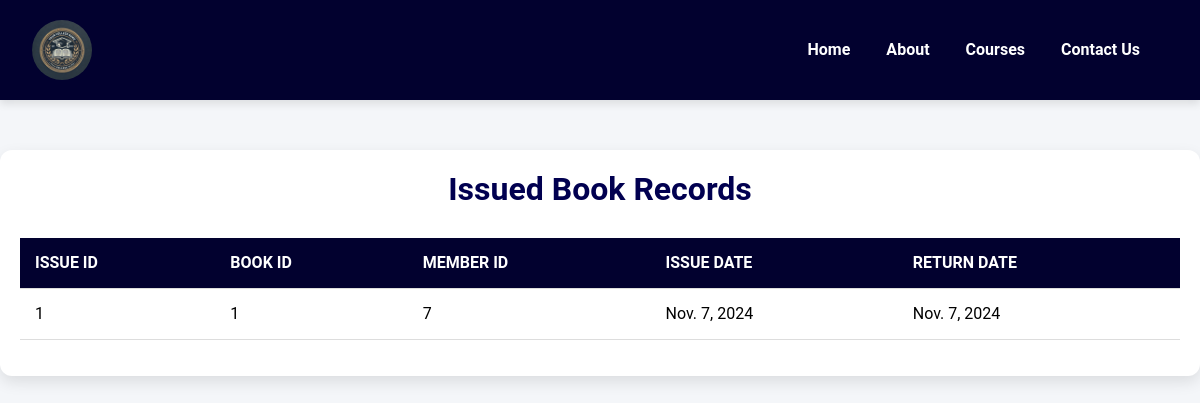
/show-issued-books/, run on an earlier commit of the app's database.
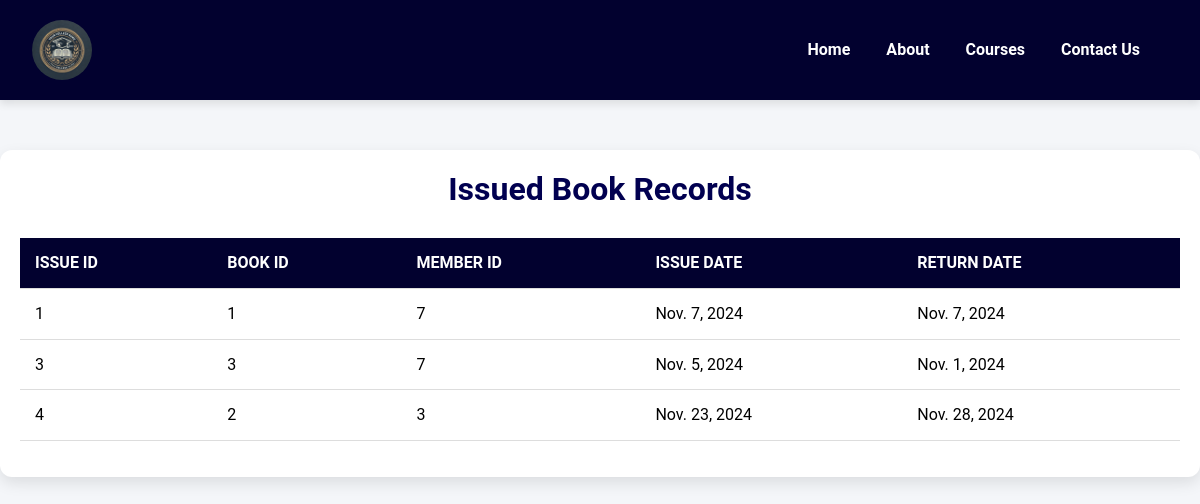
And on a later commit of the database.
### dbms/models.py (models this page shows, shortened)
class BookIssued(models.Model):
    id = models.AutoField(primary_key=True)
    book = models.ForeignKey(LibraryInventory, on_delete=models.PROTECT)  # FK to LibraryInventory
    student = models.ForeignKey(LibraryMember, on_delete=models.CASCADE)  # FK to LibraryMember
    issue_date = models.DateField()
    return_date = models.DateField()

### dbms/views.py (the view)
# urls.py: path('show-issued-books/', show_issued_books, name='show_issued_books'),
def show_issued_books(request):
    issued_books = BookIssued.objects.all()  # Fetch all issued book entries
    context = {
        'issued_books': issued_books,
    }
    return render(request, 'show_issued_books.html', context)

### templates/show_issued_books.html (shortened to what this page needs)
{%load static%}
<!DOCTYPE html>
<html lang="en">
<head>
    <link rel="stylesheet" href="https://cdn.jsdelivr.net/npm/bootstrap@5.3.3/dist/css/bootstrap.min.css" />
    <link rel="stylesheet" href="https://cdn.jsdelivr.net/npm/bootstrap@5.3.3/dist/css/bootstrap.min.css" />
    <link rel="stylesheet" href="{% static 'lib.css' %}" />
</head>
<body>
    <nav class="navbar navbar-expand-lg">
        <div class="container-fluid">
            <a class="navbar-brand" href="#">
                <img src="{% static 'images/logo.png' %}" alt="College Logo" />
            </a>
            <div class="collapse navbar-collapse" id="navbarNav">
                <ul class="navbar-nav ms-auto">
                    <li class="nav-item">
                        <a class="nav-link" href="{% url 'home' %}"> <b>Home</b></a>
                    </li>
                    <li class="nav-item">
                        <a class="nav-link" href="{% url 'about' %}"> <b>About</b></a>
                    </li>
                    <li class="nav-item">
                        <a class="nav-link" href="{% url 'show_courses' %}"> <b>Courses</b></a>
                    </li>
                    <li class="nav-item">
                        <a class="nav-link" href="{% url 'contact' %}"> <b>Contact Us</b></a>
                    </li>
                </ul>
            </div>
        </div>
    </nav>
    <div class="container">
        <h2>Issued Book Records</h2>
        <table class="table">
            <thead>
                <tr>
                    <th>Issue ID</th>
                    <th>Book ID</th>
                    <th>Member ID</th>
                    <th>Issue Date</th>
                    <th>Return Date</th>
                </tr>
            </thead>
            <tbody>
                {% for issued_book in issued_books %}
                <tr>
                    <td>{{ issued_book.id }}</td>
                    <td>{{ issued_book.book_id }}</td>
                    <td>{{ issued_book.student_id }}</td>
                    <td>{{ issued_book.issue_date }}</td>
                    <td>{{ issued_book.return_date }}</td>
                </tr>
                {% endfor %}
            </tbody>
        </table>
    </div>
</body>
</html>

What changed in the data, as far as the page shows it:
added BookIssued: id "3", book_id "3", student_id "7", issue_date "Nov. 5, 2024", return_date "Nov. 1, 2024"
added BookIssued: id "4", book_id "2", student_id "3", issue_date "Nov. 23, 2024", return_date "Nov. 28, 2024"
